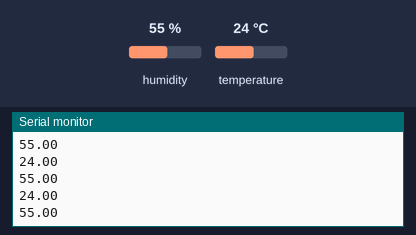
The sketch below on a simulated ESP8266 (Wemos D1 mini). On the bench: the last lines printed to the serial monitor. Inputs (shaded band) come from the test bench; at power-on: humidity 55 %, temperature 24 °C. WiFi joins after 1.5 s; servers stay silent unless stated; random numbers use the default seed unless the sketch sets one; no MQTT or app messages arrive unless stated.

Above: at 2.7 s.
2.8 s: humidity set to 22 %
At 2.83 s:
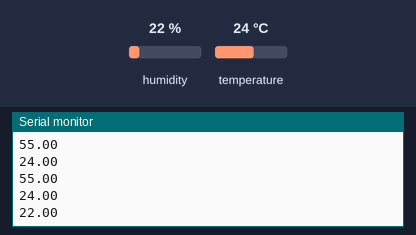
4.3 s: temperature set to 12 °C
At 4.32 s:
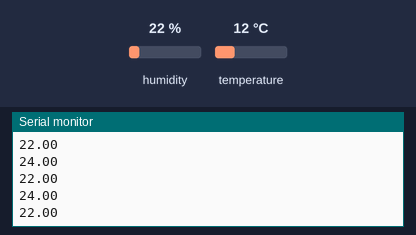
5.8 s: humidity set to 40 %
At 5.81 s:
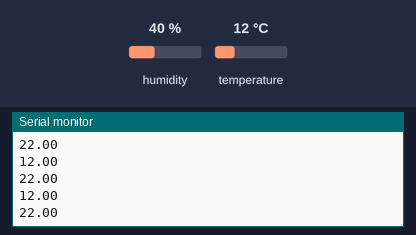
Timing chart, 0 to 8.8 s (numbered marks = the images above; inputs shaded):
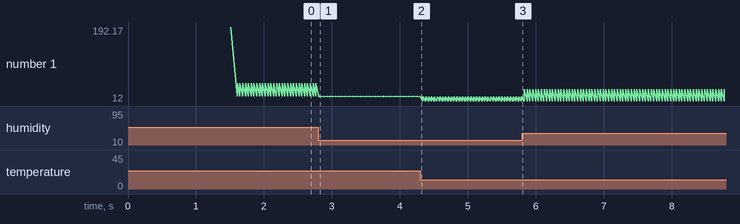

Measured:
- after the input at 2.8 s, the serial monitor: prints a new line at once (image 1)
- plotted number 1: 55 → 22 after the input at 2.8 s, 22 → 40 after the input at 5.8 s

The sketch:

mqtt_esp8266_ch30_.ino
```cpp
#include <WEMOS_SHT3X.h>

/*
  Basic ESP8266 MQTT example

  This sketch demonstrates the capabilities of the pubsub library in combination
  with the ESP8266 board/library.

  It connects to an MQTT server then:
  - publishes "hello world" to the topic "outTopic" every two seconds
  - subscribes to the topic "inTopic", printing out any messages
    it receives. NB - it assumes the received payloads are strings not binary
  - If the first character of the topic "inTopic" is an 1, switch ON the ESP Led,
    else switch it off

  It will reconnect to the server if the connection is lost using a blocking
  reconnect function. See the 'mqtt_reconnect_nonblocking' example for how to
  achieve the same result without blocking the main loop.

  To install the ESP8266 board, (using Arduino 1.6.4+):
  - Add the following 3rd party board manager under "File -> Preferences -> Additional Boards Manager URLs":
       http://arduino.esp8266.com/stable/package_esp8266com_index.json
  - Open the "Tools -> Board -> Board Manager" and click install for the ESP8266"
  - Select your ESP8266 in "Tools -> Board"

*/
#include <WEMOS_SHT3X.h>
#include <ESP8266WiFi.h>
#include <PubSubClient.h>
SHT3X sht30(0x45);
// Update these with values suitable for your network.

const char* ssid = "PC";
const char* password = "00000001";
const char* mqtt_server = "broker.emqx.io";

WiFiClient espClient;
PubSubClient client(espClient);
long lastMsg = 0;
char msg[50];
int value = 0;
char msgBuffer[20];
char *pointer_to_created_string;

void setup_wifi() {

  delay(10);
  // We start by connecting to a WiFi network
  Serial.println();
  Serial.print("Connecting to ");
  Serial.println(ssid);

  WiFi.begin(ssid, password);

  while (WiFi.status() != WL_CONNECTED) {
    delay(500);
    Serial.print(".");
  }

  randomSeed(micros());

  Serial.println("");
  Serial.println("WiFi connected");
  Serial.println("IP address: ");
  Serial.println(WiFi.localIP());
}


void reconnect() {
  // Loop until we're reconnected
  while (!client.connected()) {
    Serial.print("Attempting MQTT connection...");
    // Create a random client ID
    String clientId = "ESP8266Client-";
    clientId += String(random(0xffff), HEX);
    // Attempt to connect
    if (client.connect(clientId.c_str())) {
      Serial.println("connected");
      // Once connected, publish an announcement...
      client.publish("outTopic", "hello world");
      // ... and resubscribe
      client.subscribe("test222/light");
    } else {
      Serial.print("failed, rc=");
      Serial.print(client.state());
      Serial.println(" try again in 5 seconds");
      // Wait 5 seconds before retrying
      delay(5000);
    }
  }
}

void setup() {
  Serial.begin(115200);
  setup_wifi();
  client.setServer(mqtt_server, 1883);
}

void loop() {

  if (!client.connected()) {
    reconnect();
  }
  client.loop();

  if (sht30.get() == 0) {
    Serial.println(sht30.cTemp);
    pointer_to_created_string = dtostrf(sht30.cTemp, 6, 2, msgBuffer);
    client.publish("test222/temp", pointer_to_created_string);

    Serial.println(sht30.humidity);
    pointer_to_created_string = dtostrf(sht30.humidity, 6, 2, msgBuffer);
    client.publish("test222/hum", pointer_to_created_string);
    Serial.println();
  }
}
```
